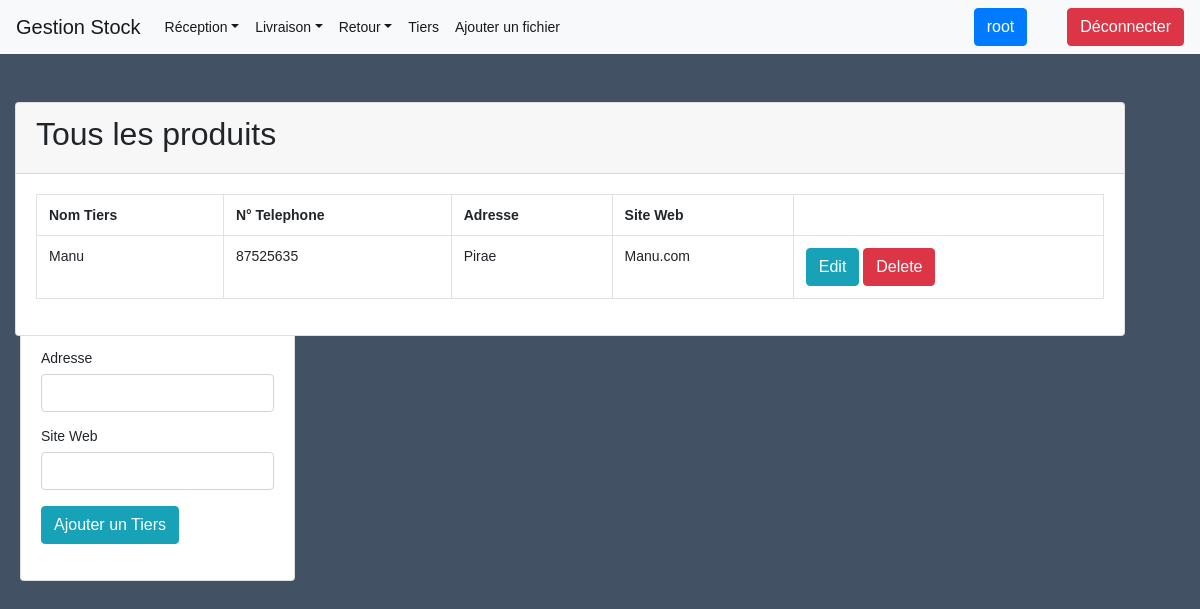
The page /tiers.php (signed in) on the database its author committed.
### tables this page shows
CREATE TABLE `tiers` (
  `id` int(11) NOT NULL,
  `nom_tiers` varchar(20) NOT NULL,
  `telephone` varchar(20) NOT NULL,
  `adresse` varchar(50) NOT NULL,
  `site_web` varchar(40) NOT NULL
);

### tiers.php (the view, shortened to what this page needs)
<?php require 'header.php'; ?>
<div style=" position:absolute; margin-left: 20px;" class="card mt-5">
  <div class="card-header">
    <h2>Ajouter un Tiers</h2>
  </div>
  <div class="card-body">
    <form method="post">
      <div class="form-group">
        <label for="nom_tiers">Nom du Tiers</label>
      </div>
      <div class="form-group">
        <label for="telephone">N° Téléphone</label>
      </div>
      <div class="form-group">
        <label for="adresse">Adresse</label>
        <input type="text" name="adresse" id="adresse" class="form-control" required>
      </div>
      <div class="form-group">
        <label for="site_web">Site Web</label>
        <input type="text" name="site_web" id="site_web" class="form-control" required>
      </div>
      <div class="form-group">
        <button type="submit" class="btn btn-info">Ajouter un Tiers</button>
      </div>
    </form>
  </div>
</div>
<?php
include '/Connexion/db.php';
$sql = 'SELECT * FROM tiers';
$statement = $connection->prepare($sql);
$statement->execute();
$tier = $statement->fetchAll(PDO::FETCH_OBJ);
?>
<div style="margin-right: 300px;"  class="container">
  <div class="card mt-5">
    <div class="card-header">
      <h2>Tous les produits</h2>
    </div>
    <div class="card-body">
      <table class="table table-bordered">
        <tr>
          <th>Nom Tiers</th>
          <th>N° Telephone</th>
          <th>Adresse</th>
          <th>Site Web</th>
        </tr>
        <?php foreach ($tier as $tiers) : ?>
          <tr>
            <td><?= $tiers->nom_tiers; ?></td>
            <td><?= $tiers->telephone; ?></td>
            <td><?= $tiers->adresse; ?></td>
            <td><?= $tiers->site_web; ?></td>
            <td>
              <a href="/Edit/edittier.php?id=<?= $tiers->id ?>" class="btn btn-info">Edit</a>
              <a onclick="return confirm('Voulez vous vraiment supprimer ?')" href="/Delete/deletetier.php?id=<?= $tiers->id ?>" class='btn btn-danger'>Delete</a>
            </td>
          </tr>
        <?php endforeach; ?>
      </table>
    </div>
  </div>
</div>
<?php require 'footer.php'; ?>

### Css/style.css (style rules this page uses)
body { font: 14px sans-serif; background-color: #435165; }

### rows shown on the page
tiers: nom_tiers "Manu", telephone "87525635", adresse "Pirae", site_web "Manu.com"

### other values the page prints
$_SESSION['username'] "root"
